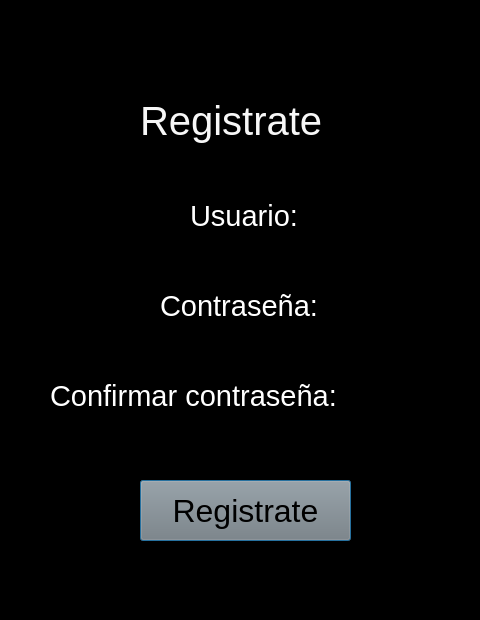
<?xml version="1.0" encoding="UTF-8"?>
<ui version="4.0">
 <class>Dialog</class>
 <widget class="QDialog" name="Dialog">
  <property name="geometry">
   <rect>
    <x>0</x>
    <y>0</y>
    <width>480</width>
    <height>620</height>
   </rect>
  </property>
  <property name="windowTitle">
   <string>Dialog</string>
  </property>
  <property name="styleSheet">
   <string notr="true">background-color: rgb(0, 0, 0);</string>
  </property>
  <widget class="QLabel" name="label">
   <property name="geometry">
    <rect>
     <x>140</x>
     <y>90</y>
     <width>231</width>
     <height>61</height>
    </rect>
   </property>
   <property name="styleSheet">
    <string notr="true">color:rgb(247, 247, 247); font-size:30pt;</string>
   </property>
   <property name="text">
    <string>Registrate</string>
   </property>
  </widget>
  <widget class="QLabel" name="label_2">
   <property name="geometry">
    <rect>
     <x>190</x>
     <y>200</y>
     <width>141</width>
     <height>31</height>
    </rect>
   </property>
   <property name="styleSheet">
    <string notr="true">Color:rgb(255, 255, 255); font-size: 22pt</string>
   </property>
   <property name="text">
    <string>Usuario:</string>
   </property>
  </widget>
  <widget class="QLineEdit" name="usuario">
   <property name="geometry">
    <rect>
     <x>70</x>
     <y>250</y>
     <width>341</width>
     <height>31</height>
    </rect>
   </property>
   <property name="styleSheet">
    <string notr="true">font-size: 20pt; color:rgb(255, 255, 255)</string>
   </property>
  </widget>
  <widget class="QLabel" name="label_3">
   <property name="geometry">
    <rect>
     <x>160</x>
     <y>290</y>
     <width>211</width>
     <height>31</height>
    </rect>
   </property>
   <property name="styleSheet">
    <string notr="true">Color:rgb(255, 255, 255); font-size: 22pt</string>
   </property>
   <property name="text">
    <string>Contraseña:</string>
   </property>
  </widget>
  <widget class="QLineEdit" name="contra">
   <property name="geometry">
    <rect>
     <x>70</x>
     <y>340</y>
     <width>341</width>
     <height>31</height>
    </rect>
   </property>
   <property name="styleSheet">
    <string notr="true">font-size: 20pt; color:rgb(255, 255, 255)</string>
   </property>
  </widget>
  <widget class="QPushButton" name="signupbutton">
   <property name="geometry">
    <rect>
     <x>140</x>
     <y>480</y>
     <width>211</width>
     <height>61</height>
    </rect>
   </property>
   <property name="styleSheet">
    <string notr="true">background-color: rgb(126, 126, 126);font-size: 24pt</string>
   </property>
   <property name="text">
    <string>Registrate</string>
   </property>
  </widget>
  <widget class="QLabel" name="label_4">
   <property name="geometry">
    <rect>
     <x>50</x>
     <y>380</y>
     <width>371</width>
     <height>31</height>
    </rect>
   </property>
   <property name="styleSheet">
    <string notr="true">Color:rgb(255, 255, 255); font-size: 22pt</string>
   </property>
   <property name="text">
    <string>Confirmar contraseña:</string>
   </property>
  </widget>
  <widget class="QLineEdit" name="confirmpass">
   <property name="geometry">
    <rect>
     <x>70</x>
     <y>430</y>
     <width>341</width>
     <height>31</height>
    </rect>
   </property>
   <property name="styleSheet">
    <string notr="true">font-size: 20pt; color:rgb(255, 255, 255)</string>
   </property>
  </widget>
 </widget>
 <resources/>
 <connections/>
</ui>
